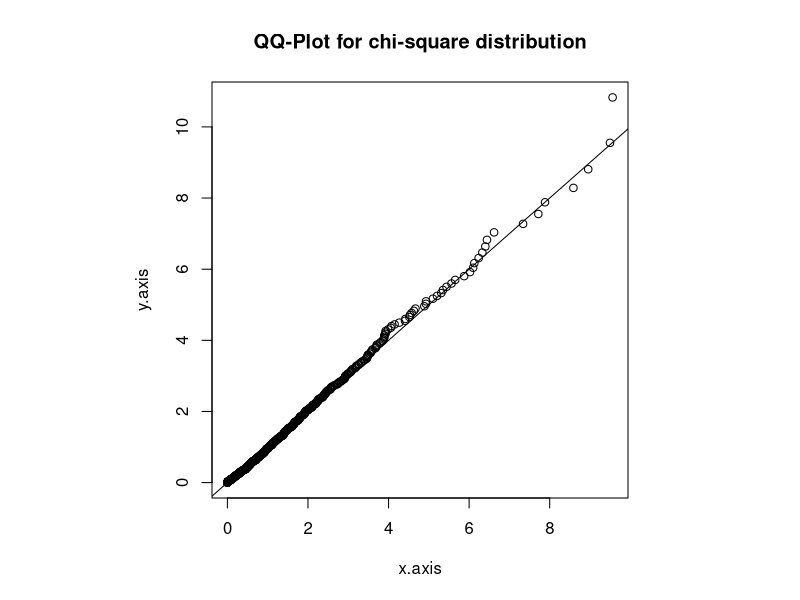

Source code (R):
#####################################################################
# NAME:  Chris Bilder                                               #
# DATE:  2-13-06                                                    #
# UPDATE:                                                           #
# PURPOSE: Show a QQ-plot for a sample from a chi-square            #
#                                                                   #
# NOTES:                                                            #
#####################################################################



df<-1
B<-1000

set.seed(8912)
x.axis<-sort(rchisq(n = B, df = df))  #Simulate observations from a chi-square and sort it
#x.axis<-sort(rnorm(n = B, mean = 0, sd = 1))  #Try normal
y.axis<-qchisq(p = seq(from = 1/(B+1), to = 1-1/(B+1), by = 1/(B+1)), df = df) #Find the quantiles of B evenly spaced points

#Examples
1/1001
y.axis[1] #0.000999 quantile from a chi-square(df)
x.axis[1] #0.000999 quantile from sample

951/1001  
y.axis[951] #0.95005 quantile from a chi-square(df)
x.axis[951] #0.95005 quantile from sample


#QQ-plot
par(pty = "s") #Make axes square; default is "m" for maximize size
plot(x = x.axis, y = y.axis, main = "QQ-Plot for chi-square distribution")
abline(a = 0, b = 1) #y = a + bx line with a = 0 and b = 1

#Put all the results together and examine parts of it
save<-data.frame(p = round(seq(from = 1/(B+1), to = 1-1/(B+1), by = 1/(B+1)),4), 
                 rand.chi = round(x.axis, 2), true.chi = round(y.axis,2))
save[300:325,]
save[700:725,]
save[900:925,]
save[975:1000,]
